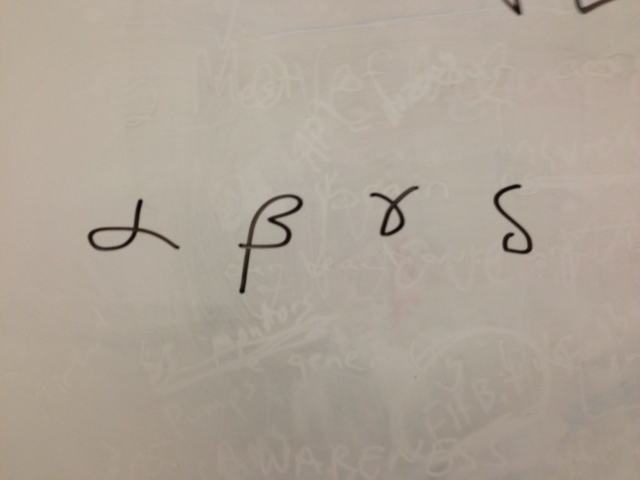
#> input picture data/basic.jpg, 640 x 480 px
$ python -i processimage.py   (imports and definitions only)   (older library calls are emulated)
#> lines starting #> are read from the running program, lines starting #| are printed output that depends on the picture
import numpy as np
import scipy as sp

from skimage.data import imread
from skimage.color import rgb2grey
from skimage.segmentation import clear_border
from skimage.morphology import label
from skimage.measure import regionprops
from skimage.transform import resize

def to_binary(image, thresh=0.5, invert=True):
    image = rgb2grey(image)
    if invert:
        return np.asarray(image < thresh, dtype='int')
    else:
        return np.asarray(image > thresh, dtype='int')


def split(image):
    clear_image = clear_border(image)
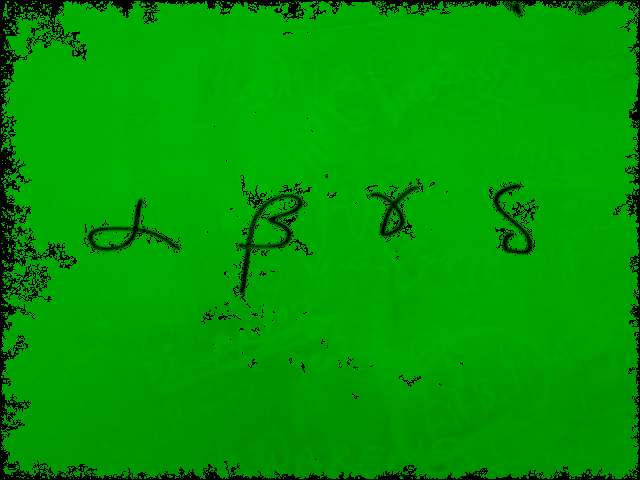
#> clear_image: shape (480, 640, 3); mean R, G, B 0, 153.6, 0
    # We need the +1 to properly offset the labels for regionprops
    label_image = label(clear_image, background=0)+1
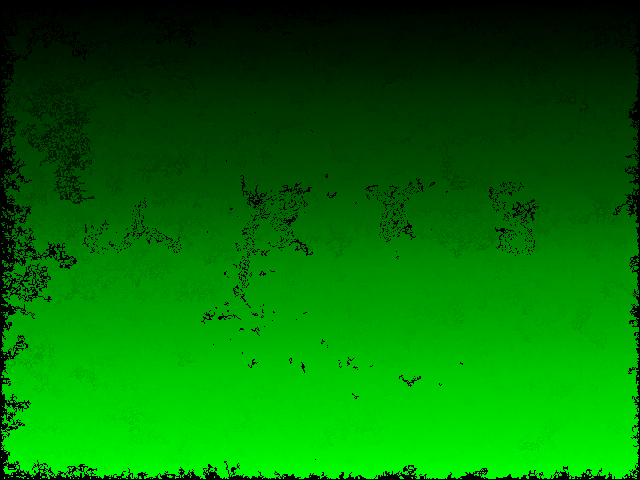
#> label_image: shape (480, 640, 3) int64; mean R, G, B 1, 23760.1, 1; drawn with min black and max white
    props = [
        'Image', 'BoundingBox', 'Centroid', 'Area',
    ]
#> (the run stopped early here; a loop or call above may not have finished)
